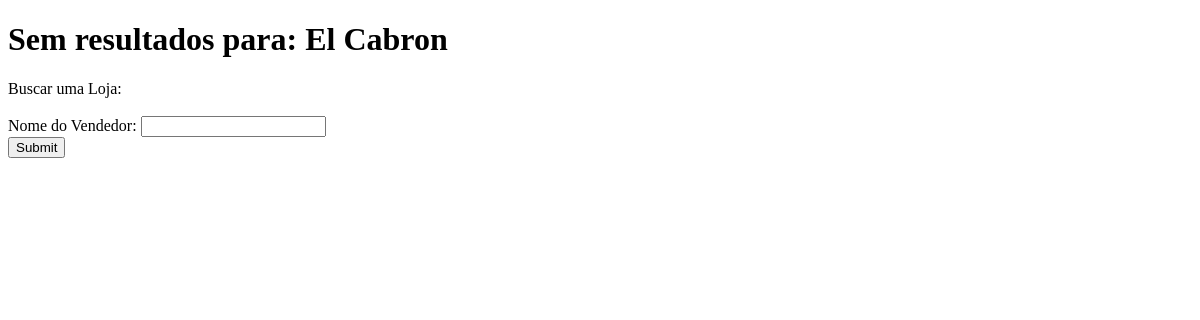
Before: /getLoja.php?Vendedor=El Cabron with the older database file.
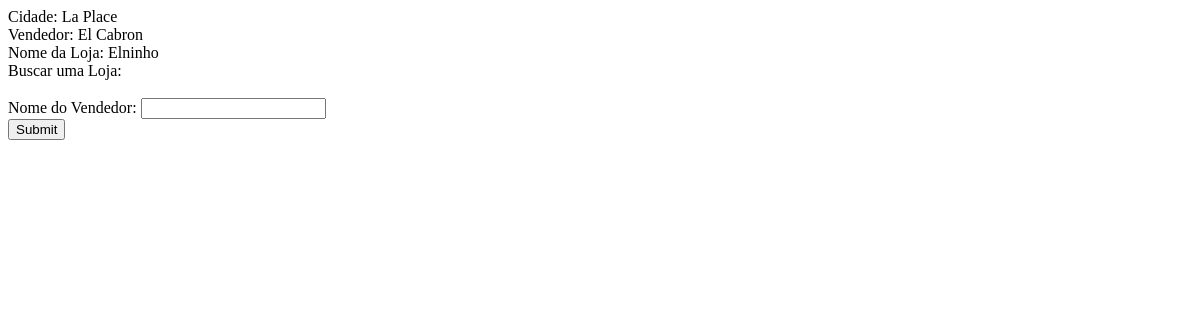
After: the same page with the newer database file.
### tables this page shows
CREATE TABLE `loja` (
  `Cidade` varchar(50) DEFAULT NULL,
  `Vendedor` varchar(50) NOT NULL,
  `Loja_Nome` varchar(50) NOT NULL,
  PRIMARY KEY (`Vendedor`)
);

### db/DB.class.php (called while the page is built, shortened)
<?php
abstract class DB{
    private static $dbtype   = "mysql";
    private static $host     = "localhost";
    private static $port     = "3306";
    private static $user     = "root";
    private static $password = "";
    private static $db       = "trampo";
    private function getDBType()  {return self::$dbtype;}
    private function getHost()    {return self::$host;}
    private function getPort()    {return self::$port;}
    private function getUser()    {return self::$user;}
    private function getPassword(){return self::$password;}
    private function getDB()      {return self::$db;}
    public $conexao = null;
    public function connect(){
        try
        {
            $this->conexao = new PDO($this->getDBType().":host=".$this->getHost().";port=".$this->getPort().";dbname=".$this->getDB(), $this->getUser(), $this->getPassword());
        }
        catch (PDOException $i)
        {
            die("Erro: <code>" . $i->getMessage() . "</code>");
        }
        return ($this->conexao);
    }
}
?>

### db/Loja.class.php (called while the page is built, shortened)
<?php
  require_once "DB.class.php";
  require_once "models/LojaModel.class.php";
  class Loja extends DB{
    public function get($vendedor)
    {
      $sql = 'SELECT Cidade, Vendedor, Loja_Nome FROM loja WHERE Vendedor = "'.$vendedor.'"';
      $query = $this->conexao->query($sql);
      $result = $query->fetch(PDO::FETCH_ASSOC);
      if($result){
        return (new LojaModel($result["Cidade"], $result["Vendedor"], $result["Loja_Nome"]));
      }
      return null;
    }
  }
?>

### models/LojaModel.class.php (called while the page is built, shortened)
<?php
  class LojaModel {
    public function __construct($cidade, $vendedor, $loja){
      $this->Cidade = $cidade;
      $this->Vendedor = $vendedor;
      $this->Loja_Nome = $loja;
    }
  }
?>

### getLoja.php (the view, shortened to what this page needs)
<!DOCTYPE html>
<html>
  <head>
  </head>
  <body>
    <?php
  	 if(@$_GET['Vendedor'] != ''){
    	 require_once "db/Loja.class.php";
    	 $loja = new Loja();
       $store = $loja->get($_GET['Vendedor']);
       if($store == null){
    ?>
        <h1>Sem resultados para: <?php echo $_GET['Vendedor'];?></h1>
        <?php
          }else{
        ?>
            Cidade: <?php echo $store->Cidade; ?><br>
            Vendedor: <?php echo $store->Vendedor;?><br>
            Nome da Loja: <?php echo $store->Loja_Nome;?><br>
            <?php
    	    }
      }
            ?>
      <form method="get">
        Buscar uma Loja: <br><br>
        Nome do Vendedor: <input type="text" name="Vendedor"><br>
        <input type="submit">
      </form>
  </body>
</html>

Changed rows visible on the page:
added loja: Cidade "La Place", Vendedor "El Cabron", Loja_Nome "Elninho"
Other visible differences:
$_GET['Vendedor']: "El Cabron" → (not shown)
text no longer shown: "Sem resultados para:"
text now shown: "Cidade: Vendedor: Nome da Loja:"
